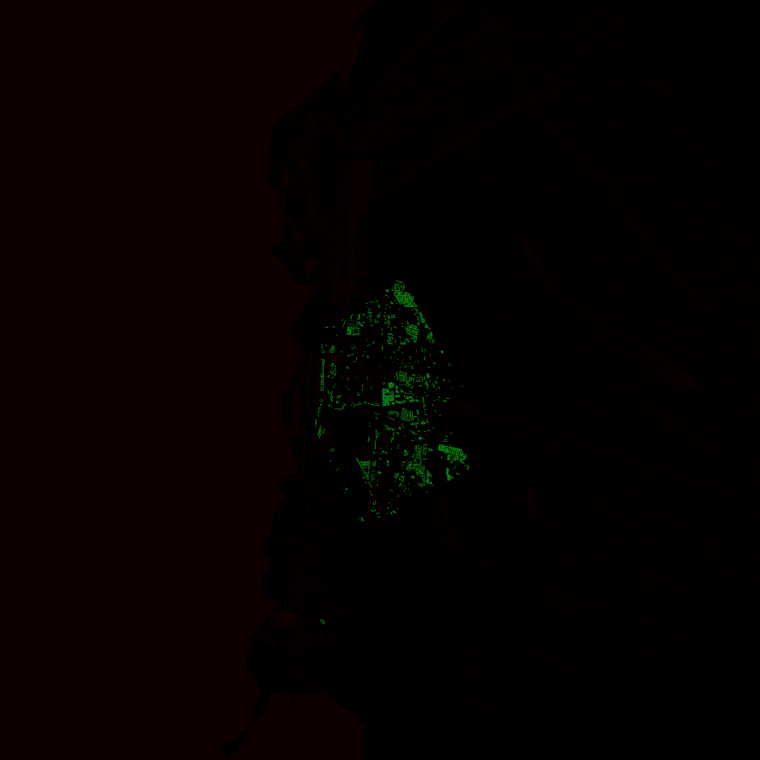
#> input picture mapa_lejos.png, 3040 x 3040 px (shown at 1/4 size)
$ python distancias.py
#> lines starting #> are read from the running program, lines starting #| are printed output that depends on the picture; after the words box and inside, x2 and y2 are one past the last pixel; in counts of white or black regions, pixels touching at a corner belong together
# Distancia caminando desde el altar por calles, veredas, plazas y parques (mapa_lejos.png, 5 m por píxel).
# Sale mapa_dist.png (R*256+G = metros, 65535 = no se llega) y mapa_area.json (área caminable acumulada y
# caja de la multitud por cada 5 m de distancia). El juego llena la multitud a 2,5 personas por m².
import heapq, json, math, os, sys
import numpy as np
from PIL import Image
dest = sys.argv[1] if len(sys.argv) > 1 else '.'
a = np.asarray(Image.open(os.path.join(dest, 'mapa_lejos.png')))
#> a is the input picture: shape (3040, 3040, 3); mean R, G, B 7, 0.6, 0.1
tipo = a[..., 0]
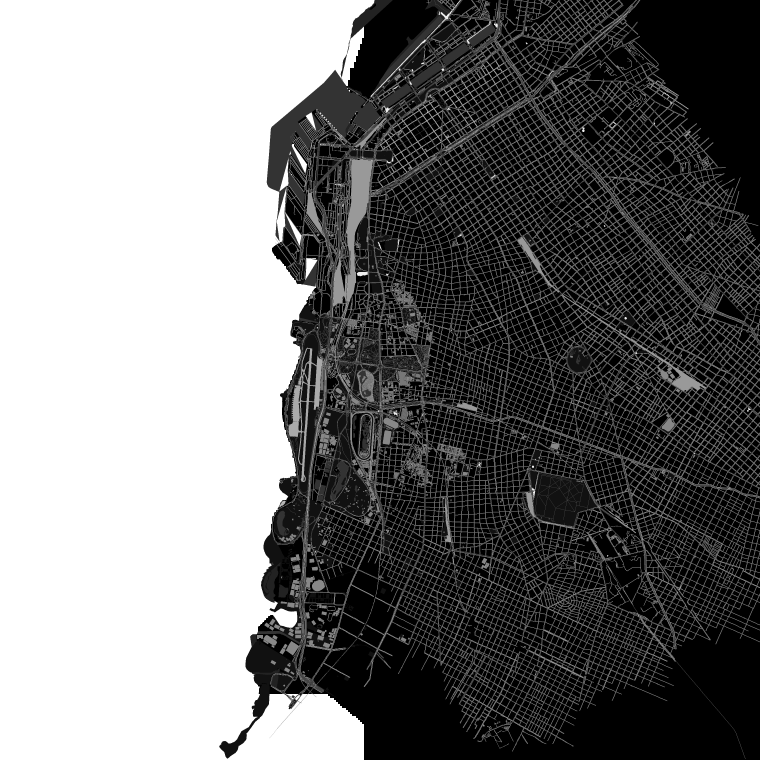
#> tipo: shape (3040, 3040) (shown at 1/4 size); min 0, max 15, mean 6.96; drawn with min black and max white
X0, Y0, M = -7600, -7600, 5.0
h, w = tipo.shape
#> h = 3040; w = 3040
# caminable: pasto, bosque, avenida, calle, sendero, cancha, arena, vereda, árbol (debajo), plaza
CAMINABLE = {1, 2, 4, 5, 6, 8, 11, 12, 13, 14}
ok = np.isin(tipo, list(CAMINABLE))
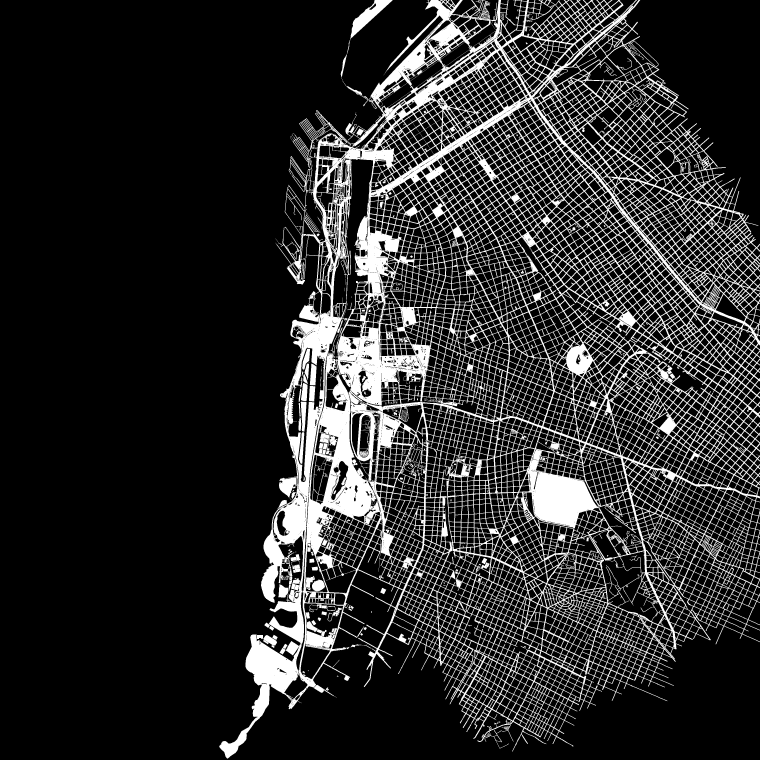
#> ok: shape (3040, 3040) bool (shown at 1/4 size); 17.1% white; 269 white regions (112 under 20 px), largest, box (x1, y1, x2, y2) and area: (877, 0, 3040, 3034) 1541555, (1363, 0, 1571, 322) 8381, (1203, 1606, 1226, 1726) 1903
ys = (np.arange(h) + .5) * M + Y0
#> ys = 3040 values from -7597.5 to 7597.5
ok[ys < -30, :] = False          # detrás del escenario está vallado
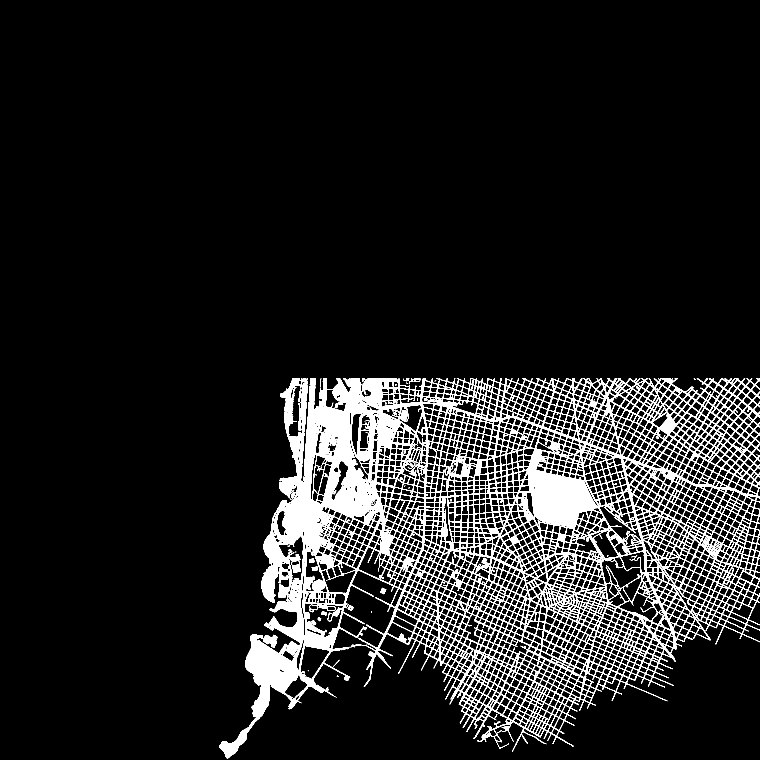
#> ok: shape (3040, 3040) bool (shown at 1/4 size); 8.5% white; 173 white regions (60 under 20 px), largest, box (x1, y1, x2, y2) and area: (877, 1514, 3040, 3034) 760775, (1203, 1606, 1226, 1726) 1903, (1248, 2318, 1300, 2365) 1772
dist = np.full((h, w), np.inf)
sx, sy = int((0 - X0) / M), int((5 - Y0) / M)
assert ok[sy, sx], 'el frente del escenario no es caminable'
dist[sy, sx] = 0
cola = [(0.0, sy, sx)]
VEC = [(-1, 0, M), (1, 0, M), (0, -1, M), (0, 1, M), (-1, -1, M * 1.4142), (-1, 1, M * 1.4142), (1, -1, M * 1.4142), (1, 1, M * 1.4142)]
okl = ok.tolist(); dl = dist.tolist()
#> after `okl = ok.tolist()`: okl = 3040 items
while cola:
    d, y, x = heapq.heappop(cola)
    if d > dl[y][x]: continue
    for dy, dx, c in VEC:
        ny, nx = y + dy, x + dx
        if 0 <= ny < h and 0 <= nx < w and okl[ny][nx]:
            nd = d + c
            if nd < dl[ny][nx]:
                dl[ny][nx] = nd; heapq.heappush(cola, (nd, ny, nx))
dist = np.array(dl)
fin = np.isfinite(dist)
d16 = np.where(fin, np.minimum(dist, 65000), 65535).astype(np.uint16)
img = np.dstack([(d16 >> 8).astype(np.uint8), (d16 & 255).astype(np.uint8), np.zeros_like(tipo)])
Image.fromarray(img, 'RGB').save(os.path.join(dest, 'mapa_dist.png'), optimize=True)
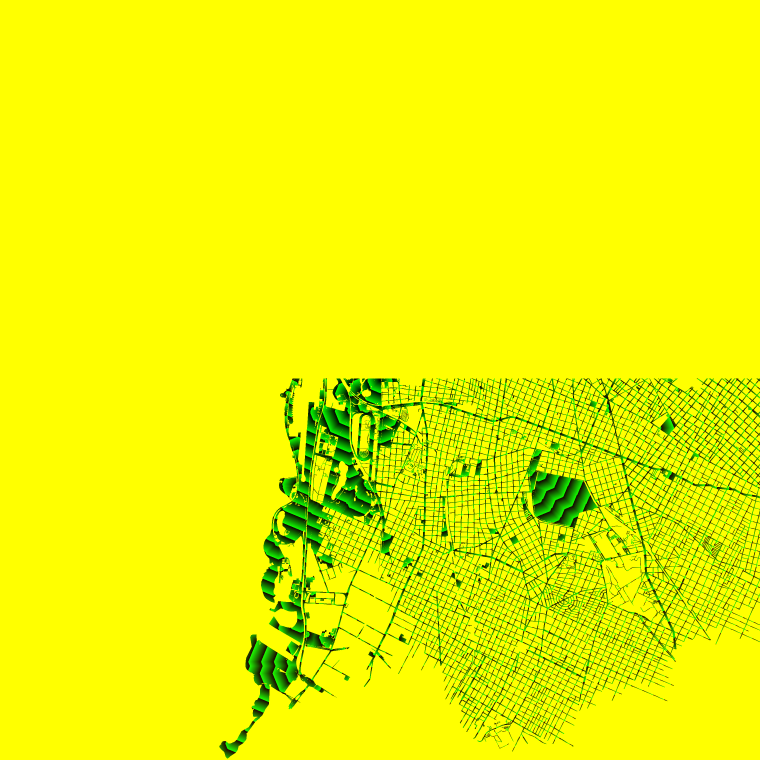
#> saved as mapa_dist.png: PIL image 3040x3040 RGB (shown at 1/4 size); mean R, G, B 235.7, 244.5, 0
# área acumulada y caja por tramos de 5 m
PASO = 5.0
n = int(dist[fin].max() // PASO) + 1
area = np.zeros(n); minx = np.full(n, np.inf); maxx = np.full(n, -np.inf); maxy = np.full(n, -np.inf)
yy, xx = np.nonzero(fin)
b = (dist[fin] // PASO).astype(int)
np.add.at(area, b, M * M)
gx = (xx + .5) * M + X0; gy = (yy + .5) * M + Y0
np.minimum.at(minx, b, gx); np.maximum.at(maxx, b, gx); np.maximum.at(maxy, b, gy)
area = np.cumsum(area); minx = np.minimum.accumulate(minx); maxx = np.maximum.accumulate(maxx); maxy = np.maximum.accumulate(maxy)
json.dump({'paso': PASO, 'x0': X0, 'y0': Y0, 'm': M, 'w': w, 'h': h, 'densidad': 2.5,
           'area': [round(v) for v in area], 'minx': [round(v) for v in minx], 'maxx': [round(v) for v in maxx], 'maxy': [round(v) for v in maxy]},
          open(os.path.join(dest, 'mapa_area.json'), 'w'))
tot = area[-1]
print('caminable alcanzable %.1f km²  -> entran %.1f millones a 2,5/m²  distancia máx %.1f km' % (tot / 1e6, tot * 2.5 / 1e6, n * PASO / 1000))
for millones in (.001, .01, .1, 1, 2.5, 10, 46.044703):
    k = int(np.searchsorted(area, millones * 1e6 / 2.5))
    k = min(k, n - 1)
    print('%9.3f M -> hasta %5.0f m caminando, caja x[%5.0f, %5.0f] y hasta %5.0f m' % (millones, (k + 1) * PASO, minx[k], maxx[k], maxy[k]))
